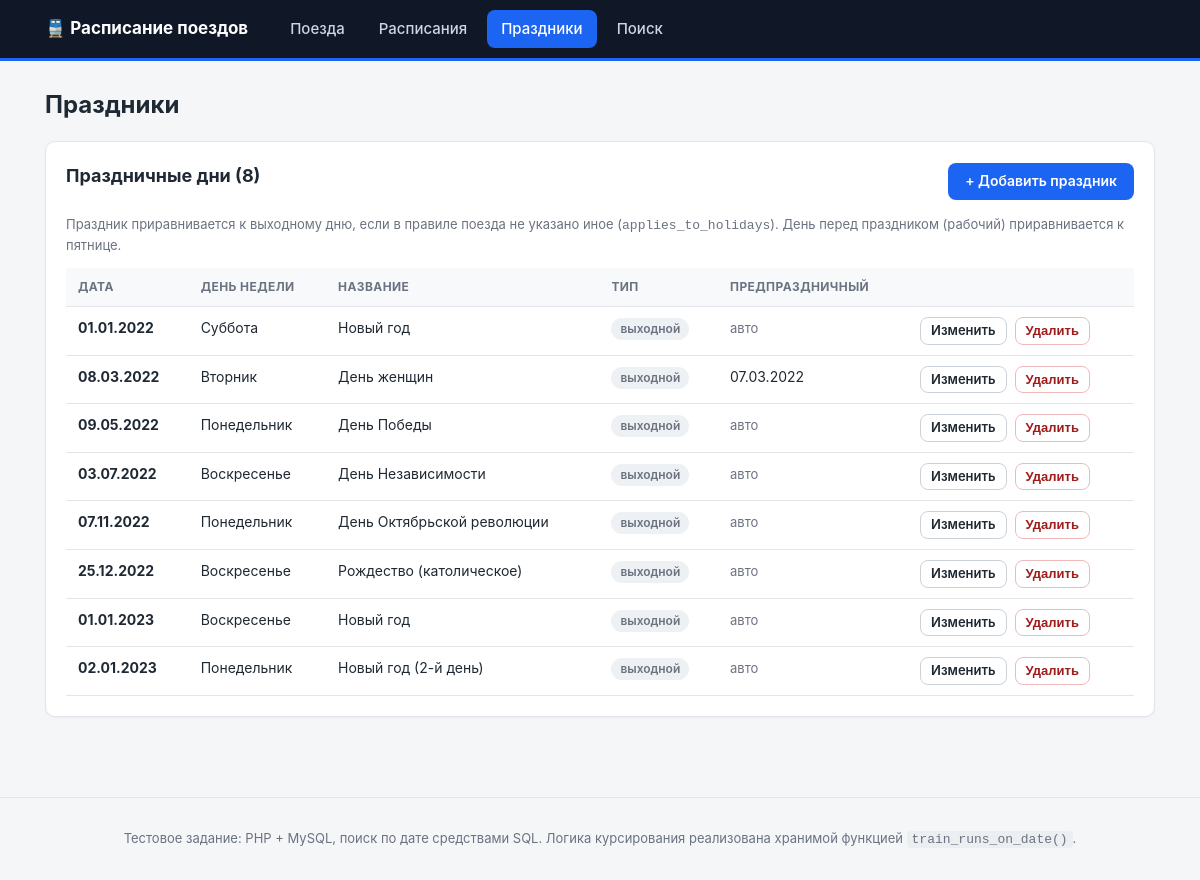
The page /holidays.php on the database its author committed.
### tables this page shows
CREATE TABLE holidays (
    id           INT UNSIGNED NOT NULL AUTO_INCREMENT,
    holiday_date DATE NOT NULL,
    name         VARCHAR(160) NULL,
    is_day_off   TINYINT(1) NOT NULL DEFAULT 1,
    pre_holiday_date DATE NULL DEFAULT NULL
                 COMMENT 'Optional explicit pre-holiday date; NULL = auto (day before a day off)',
    PRIMARY KEY (id),
    UNIQUE KEY uq_holidays_date (holiday_date),
    KEY idx_holidays_pre (pre_holiday_date)
);

### src/Database.php (called while the page is built, shortened)
<?php
final class Database
{
    private static ?PDO $pdo = null;
    public static function pdo(): PDO
    {
        $configFile = dirname(__DIR__) . '/config.php';
        $config = require $configFile;
        $dsn = sprintf(
            'mysql:host=%s;port=%d;dbname=%s;charset=%s',
            $config['host'],
            $config['port'],
            $config['database'],
            $config['charset']
        );
        $options = [
            PDO::ATTR_ERRMODE            => PDO::ERRMODE_EXCEPTION,
            PDO::ATTR_DEFAULT_FETCH_MODE => PDO::FETCH_ASSOC,
            PDO::ATTR_EMULATE_PREPARES   => false,
        ];
        $sslMode = $config['ssl_mode'] ?? 'disabled';
        try {
            self::$pdo = new PDO($dsn, $config['user'], $config['password'], $options);
        } catch (PDOException $e) {
            http_response_code(500);
            header('Content-Type: text/plain; charset=utf-8');
            exit(
                "Не удалось подключиться к базе данных.\n" .
                "Проверьте параметры в config.php\n" .
                "DSN: {$dsn}\nОшибка: " . $e->getMessage() . "\n"
            );
        }
        return self::$pdo;
    }
}

### config.php (called while the page is built, shortened)
<?php
return [
    'host'     => getenv('DB_HOST') ?: '127.0.0.1',
    'port'     => (int) (getenv('DB_PORT') ?: 3306),
    'database' => getenv('DB_NAME') ?: 'belta_trains',
    'user'     => getenv('DB_USER') ?: 'root',
    'password' => getenv('DB_PASSWORD') !== false ? getenv('DB_PASSWORD') : '',
    'charset'  => 'utf8mb4',
    'ssl_mode' => getenv('DB_SSL_MODE') ?: 'disabled',
    'ssl_ca'   => getenv('DB_SSL_CA') ?: '',
];

### src/HolidayRepository.php (called while the page is built, shortened)
<?php
final class HolidayRepository
{
    private PDO $pdo;
    public function __construct(?PDO $pdo = null)
    {
        $this->pdo = $pdo ?? Database::pdo();
    }
    public function all(): array
    {
        return $this->pdo
            ->query('SELECT id, holiday_date, name, is_day_off, pre_holiday_date
                       FROM holidays
                   ORDER BY holiday_date')
            ->fetchAll();
    }
}

### public/holidays.php (the view, shortened to what this page needs)
<?php
require __DIR__ . '/_bootstrap.php';
$repo   = holidayRepo();
    ?>
    <?php
$holidays = $repo->all();
?>
<div class="panel">
    <div class="panel__head">
        <h2>Праздничные дни (<?= count($holidays) ?>)</h2>
        <a class="btn" href="holidays.php?action=new">+ Добавить праздник</a>
    </div>
    <p class="meta">
        Праздник приравнивается к выходному дню, если в правиле поезда не указано иное
        (<code>applies_to_holidays</code>). День перед праздником (рабочий) приравнивается к пятнице.
    </p>
    <?php if ($holidays === []): ?>
        <div class="empty">Праздники не заданы.</div>
    <?php else: ?>
        <table>
            <thead>
            <tr>
                <th>Дата</th><th>День недели</th><th>Название</th><th>Тип</th>
                <th>Предпраздничный</th><th></th>
            </tr>
            </thead>
            <tbody>
            <?php foreach ($holidays as $holiday): ?>
                <tr>
                    <td class="num"><b><?= e(date('d.m.Y', strtotime((string) $holiday['holiday_date']))) ?></b></td>
                    <td><?= e(Weekday::NAMES[(int) date('N', strtotime((string) $holiday['holiday_date'])) - 1]) ?></td>
                    <td><?= e($holiday['name'] ?? '') ?></td>
                    <td>
                        <?php if ((int) $holiday['is_day_off'] === 1): ?>
                            <span class="badge badge--off">выходной</span>
                        <?php else: ?>
                            <span class="badge badge--info">рабочий</span>
                        <?php endif; ?>
                    </td>
                    <td class="num">
                        <?= $holiday['pre_holiday_date']
                            ? e(date('d.m.Y', strtotime((string) $holiday['pre_holiday_date'])))
                            : '<span class="meta">авто</span>' ?>
                    </td>
                    <td class="num">
                        <div class="actions">
                            <a class="btn btn--ghost btn--sm" href="holidays.php?action=edit&id=<?= (int) $holiday['id'] ?>">Изменить</a>
                            <form method="post" action="holidays.php" style="display:inline"
                                  onsubmit="return confirm('Удалить праздник?')">
                                <button class="btn btn--danger btn--sm" type="submit">Удалить</button>
                            </form>
                        </div>
                    </td>
                </tr>
            <?php endforeach; ?>
            </tbody>
        </table>
    <?php endif; ?>
</div>

### public/assets/style.css (style rules this page uses)
:root { --bg: #f4f6f8; --panel: #ffffff; --ink: #1f2933; --muted: #6b7280; --line: #e2e6ea; --accent: #1c64f2; --accent-dark: #1249b8; --ok: #0f7b3f; --ok-bg: #e6f6ec; --warn: #8a5a00; --warn-bg: #fdf3dc; --err: #a11b1b; --err-bg: #fdeaea; --radius: 10px; }
* { box-sizing: border-box; }
body { margin: 0; background: var(--bg); color: var(--ink); font: 15px/1.5 -apple-system, BlinkMacSystemFont, "Segoe UI", Roboto, Ubuntu, sans-serif; }
a { color: var(--accent); text-decoration: none; }
h2 { font-size: 18px; margin: 0 0 12px; }
.panel { background: var(--panel); border: 1px solid var(--line); border-radius: var(--radius); padding: 20px; margin-bottom: 20px; box-shadow: 0 1px 2px rgba(16, 24, 40, .04); }
.panel__head { display: flex; justify-content: space-between; align-items: center; gap: 12px; margin-bottom: 14px; flex-wrap: wrap; }
table { width: 100%; border-collapse: collapse; background: var(--panel); font-size: 14px; }
th, td { padding: 10px 12px; border-bottom: 1px solid var(--line); text-align: left; vertical-align: top; }
th { background: #f7f9fb; font-size: 12px; text-transform: uppercase; letter-spacing: .4px; color: var(--muted); white-space: nowrap; }
td.num { white-space: nowrap; }
.btn { display: inline-block; padding: 9px 16px; border-radius: 8px; border: 1px solid transparent; background: var(--accent); color: #fff; font-size: 14px; font-weight: 600; cursor: pointer; line-height: 1.2; }
.btn--ghost { background: #fff; color: var(--ink); border-color: #cbd2d9; }
.btn--danger { background: #fff; color: var(--err); border-color: #f0b9b9; }
.btn--sm { padding: 5px 10px; font-size: 13px; }
.actions { display: flex; gap: 8px; flex-wrap: wrap; align-items: center; }
.badge { display: inline-block; padding: 2px 9px; border-radius: 999px; font-size: 12px; font-weight: 600; white-space: nowrap; }
.badge--off { background: #eef1f4; color: var(--muted); }
.meta { color: var(--muted); font-size: 13px; }

### rows shown on the page
holidays: holiday_date "01.01.2022", holiday_date "Суббота", name "Новый год", is_day_off "выходной", shows "авто"
holidays: holiday_date "08.03.2022", holiday_date "Вторник", name "День женщин", is_day_off "выходной", pre_holiday_date "07.03.2022"
holidays: holiday_date "09.05.2022", holiday_date "Понедельник", name "День Победы", is_day_off "выходной", shows "авто"
holidays: holiday_date "03.07.2022", holiday_date "Воскресенье", name "День Независимости", is_day_off "выходной", shows "авто"
holidays: holiday_date "07.11.2022", holiday_date "Понедельник", name "День Октябрьской революции", is_day_off "выходной", shows "авто"
holidays: holiday_date "25.12.2022", holiday_date "Воскресенье", name "Рождество (католическое)", is_day_off "выходной", shows "авто"
holidays: holiday_date "01.01.2023", holiday_date "Воскресенье", name "Новый год", is_day_off "выходной", shows "авто"
holidays: holiday_date "02.01.2023", holiday_date "Понедельник", name "Новый год (2-й день)", is_day_off "выходной", shows "авто"

### other values the page prints
$label "Поезда"
$label "Расписания"
$label "Праздники"
$label "Поиск"
$title "Праздники"
count($holidays) "8"
